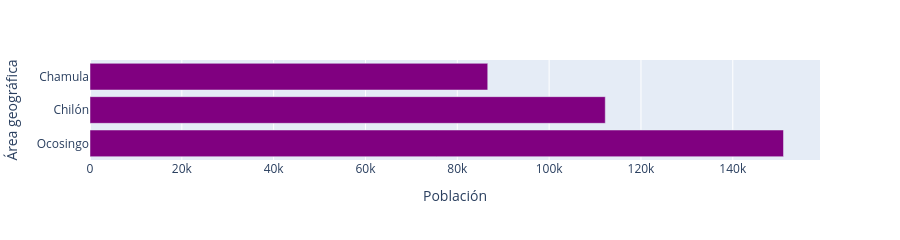

The code cell stored with this chart in its notebook:
### Code cell
fig = px.bar(df_filtrado, x="Población", y= df_filtrado.index, color_discrete_sequence=['purple'],height=200)

fig.show()

### Figure 1 — Plotly figure (JSON) as saved in the notebook; plotly's stock layout.template omitted (floating-point values rounded to 4 significant figures)
{"data": [{"hovertemplate": "Población=%{x}<br>Área geográfica=%{y}<extra></extra>", "legendgroup": "", "marker": {"color": "purple", "pattern": {"shape": ""}}, "name": "", "orientation": "h", "showlegend": false, "textposition": "auto", "type": "bar", "x": [151046, 112229, 86628], "xaxis": "x", "y": ["Ocosingo", "Chilón", "Chamula"], "yaxis": "y"}], "layout": {"barmode": "relative", "height": 200, "legend": {"tracegroupgap": 0}, "margin": {"t": 60}, "xaxis": {"anchor": "y", "domain": [0, 1], "title": {"text": "Población"}}, "yaxis": {"anchor": "x", "domain": [0, 1], "title": {"text": "Área geográfica"}}}}
